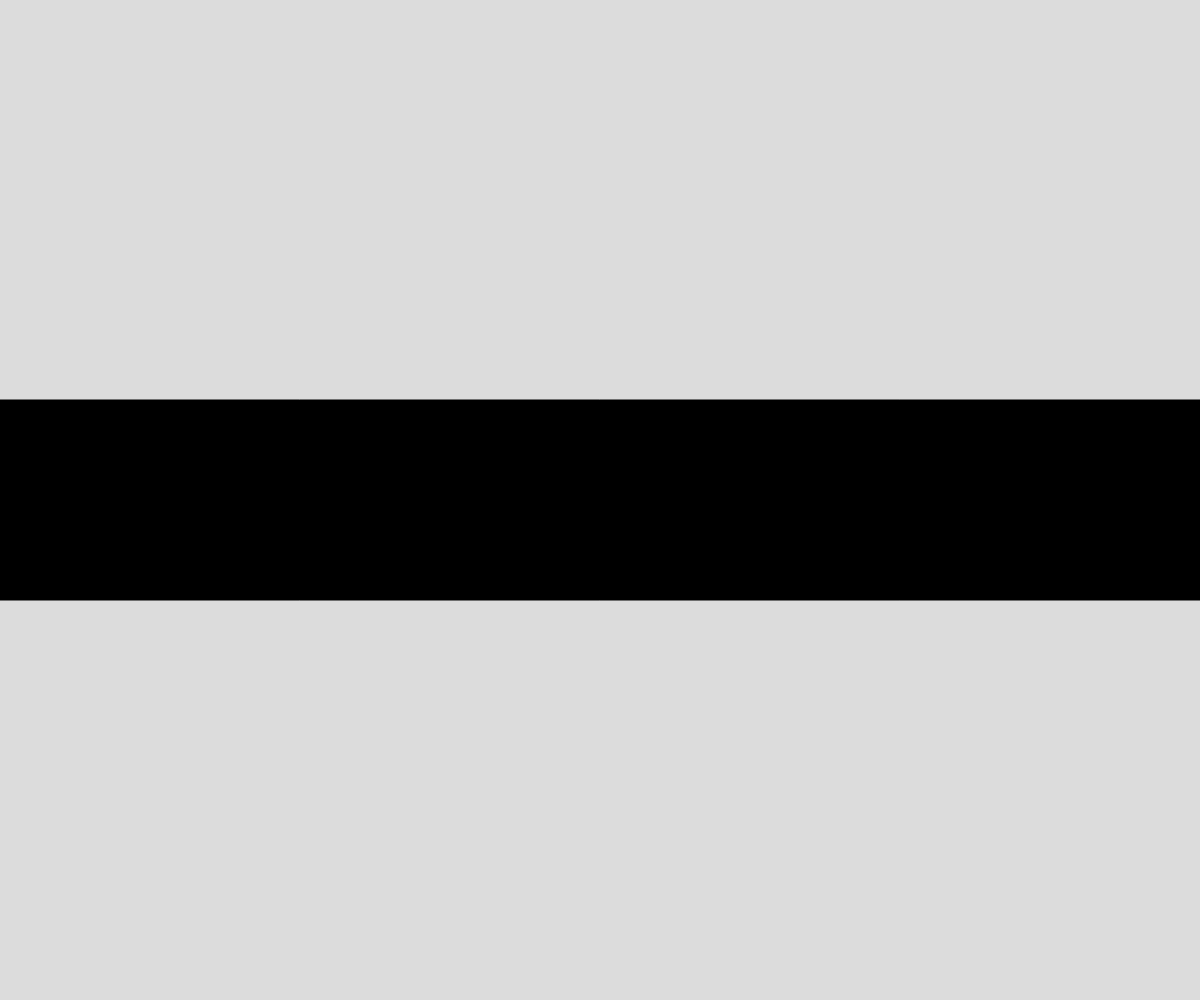
Frame 1 (no input)
Frame 60 (no input): identical to frame 1, image omitted
Frame 120 (the mouse pressed at the canvas centre since frame 60): identical to frame 1, image omitted

The p5.js sketch that drew this single still picture (run headless with seeded random() and noise() and a simulated clock; from frame 60 on, the mouse is pressed at the canvas centre):

// p5.js sketch
// ── sketch.js
// Cars Cars Cars
// Jayden Johnson
// 10/18/2024



function setup() {
  createCanvas(windowWidth, windowHeight);
}

function draw() {
  background(220);

  drawRoad();
}


function drawRoad() {

  fill(0);
  rect(0, height / 2 - 100, width, 200);

  
  
  //FIX
  
  // for (let x = 0; x <= width; x + 20) {
  //   stroke('white');
  //   strokeWeight(2);
  //   line(0 + x, height / 2, 0 + x * 2, height / 2);
  // }




}

class Vehicle {
  constructor(x, y) {

  }
}
